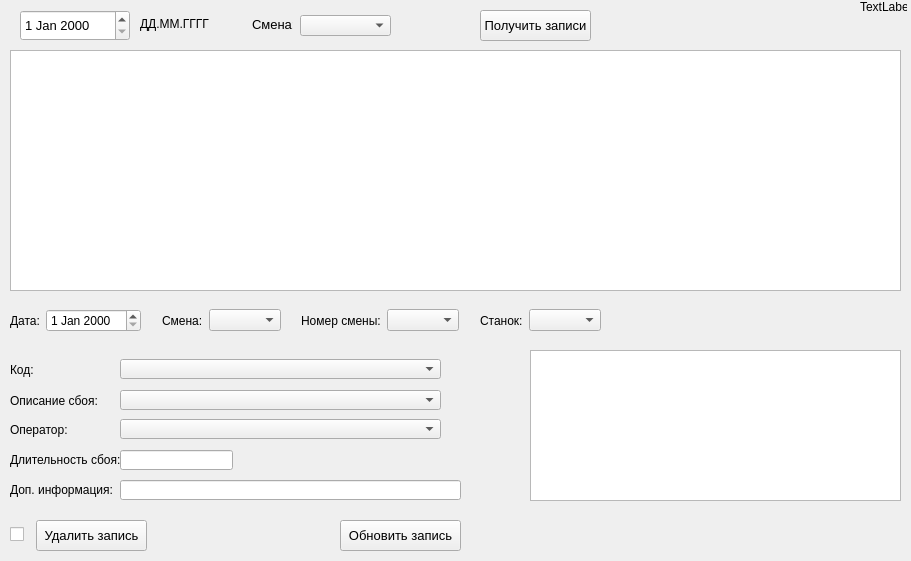
<?xml version="1.0" encoding="UTF-8"?>
<ui version="4.0">
 <class>MainWindow</class>
 <widget class="QMainWindow" name="MainWindow">
  <property name="geometry">
   <rect>
    <x>0</x>
    <y>0</y>
    <width>911</width>
    <height>561</height>
   </rect>
  </property>
  <property name="sizePolicy">
   <sizepolicy hsizetype="Fixed" vsizetype="Fixed">
    <horstretch>0</horstretch>
    <verstretch>0</verstretch>
   </sizepolicy>
  </property>
  <property name="windowTitle">
   <string>MainWindow</string>
  </property>
  <widget class="QWidget" name="centralwidget">
   <widget class="QDateEdit" name="dateEdit_Selector">
    <property name="geometry">
     <rect>
      <x>20</x>
      <y>10</y>
      <width>110</width>
      <height>31</height>
     </rect>
    </property>
    <property name="font">
     <font>
      <pointsize>10</pointsize>
     </font>
    </property>
   </widget>
   <widget class="QPushButton" name="pushButton_Get_Records">
    <property name="geometry">
     <rect>
      <x>480</x>
      <y>10</y>
      <width>111</width>
      <height>31</height>
     </rect>
    </property>
    <property name="font">
     <font>
      <pointsize>10</pointsize>
     </font>
    </property>
    <property name="text">
     <string>Получить записи</string>
    </property>
   </widget>
   <widget class="QWidget" name="horizontalLayoutWidget">
    <property name="geometry">
     <rect>
      <x>10</x>
      <y>300</y>
      <width>591</width>
      <height>41</height>
     </rect>
    </property>
    <layout class="QHBoxLayout" name="horizontalLayout">
     <item>
      <widget class="QLabel" name="label">
       <property name="text">
        <string>Дата:</string>
       </property>
      </widget>
     </item>
     <item>
      <widget class="QDateEdit" name="dateEdit_Date"/>
     </item>
     <item>
      <spacer name="horizontalSpacer_2">
       <property name="orientation">
        <enum>Qt::Horizontal</enum>
       </property>
       <property name="sizeHint" stdset="0">
        <size>
         <width>40</width>
         <height>20</height>
        </size>
       </property>
      </spacer>
     </item>
     <item>
      <widget class="QLabel" name="label_2">
       <property name="text">
        <string>Смена:</string>
       </property>
      </widget>
     </item>
     <item>
      <widget class="QComboBox" name="comboBox_Shift"/>
     </item>
     <item>
      <spacer name="horizontalSpacer_4">
       <property name="orientation">
        <enum>Qt::Horizontal</enum>
       </property>
       <property name="sizeHint" stdset="0">
        <size>
         <width>40</width>
         <height>20</height>
        </size>
       </property>
      </spacer>
     </item>
     <item>
      <widget class="QLabel" name="label_3">
       <property name="text">
        <string>Номер смены:</string>
       </property>
      </widget>
     </item>
     <item>
      <widget class="QComboBox" name="comboBox_Shift_Number"/>
     </item>
     <item>
      <spacer name="horizontalSpacer">
       <property name="orientation">
        <enum>Qt::Horizontal</enum>
       </property>
       <property name="sizeHint" stdset="0">
        <size>
         <width>40</width>
         <height>20</height>
        </size>
       </property>
      </spacer>
     </item>
     <item>
      <widget class="QLabel" name="label_4">
       <property name="text">
        <string>Станок:</string>
       </property>
      </widget>
     </item>
     <item>
      <widget class="QComboBox" name="comboBox_TBM_number"/>
     </item>
    </layout>
   </widget>
   <widget class="QComboBox" name="comboBox_Fault_Code">
    <property name="geometry">
     <rect>
      <x>120</x>
      <y>359</y>
      <width>321</width>
      <height>20</height>
     </rect>
    </property>
   </widget>
   <widget class="QLabel" name="label_5">
    <property name="geometry">
     <rect>
      <x>10</x>
      <y>350</y>
      <width>31</width>
      <height>39</height>
     </rect>
    </property>
    <property name="text">
     <string>Код:</string>
    </property>
   </widget>
   <widget class="QLabel" name="label_6">
    <property name="geometry">
     <rect>
      <x>10</x>
      <y>381</y>
      <width>91</width>
      <height>39</height>
     </rect>
    </property>
    <property name="text">
     <string>Описание сбоя:</string>
    </property>
   </widget>
   <widget class="QComboBox" name="comboBox_Fault_Description">
    <property name="geometry">
     <rect>
      <x>120</x>
      <y>390</y>
      <width>321</width>
      <height>20</height>
     </rect>
    </property>
   </widget>
   <widget class="QComboBox" name="comboBox_Operator">
    <property name="geometry">
     <rect>
      <x>120</x>
      <y>419</y>
      <width>321</width>
      <height>20</height>
     </rect>
    </property>
   </widget>
   <widget class="QLabel" name="label_7">
    <property name="geometry">
     <rect>
      <x>10</x>
      <y>410</y>
      <width>91</width>
      <height>39</height>
     </rect>
    </property>
    <property name="text">
     <string>Оператор:</string>
    </property>
   </widget>
   <widget class="QLabel" name="label_8">
    <property name="geometry">
     <rect>
      <x>10</x>
      <y>440</y>
      <width>111</width>
      <height>39</height>
     </rect>
    </property>
    <property name="text">
     <string>Длительность сбоя:</string>
    </property>
   </widget>
   <widget class="QLineEdit" name="lineEdit_Fault_Delay">
    <property name="geometry">
     <rect>
      <x>120</x>
      <y>450</y>
      <width>113</width>
      <height>20</height>
     </rect>
    </property>
   </widget>
   <widget class="QLabel" name="label_9">
    <property name="geometry">
     <rect>
      <x>10</x>
      <y>470</y>
      <width>111</width>
      <height>39</height>
     </rect>
    </property>
    <property name="text">
     <string>Доп. информация:</string>
    </property>
   </widget>
   <widget class="QLineEdit" name="lineEdit_Additional_Info">
    <property name="geometry">
     <rect>
      <x>120</x>
      <y>480</y>
      <width>341</width>
      <height>20</height>
     </rect>
    </property>
   </widget>
   <widget class="QPushButton" name="pushButton_Update_Record">
    <property name="geometry">
     <rect>
      <x>340</x>
      <y>520</y>
      <width>121</width>
      <height>31</height>
     </rect>
    </property>
    <property name="font">
     <font>
      <pointsize>10</pointsize>
     </font>
    </property>
    <property name="text">
     <string>Обновить запись</string>
    </property>
   </widget>
   <widget class="QPushButton" name="pushButton_Delete_Record">
    <property name="geometry">
     <rect>
      <x>36</x>
      <y>520</y>
      <width>111</width>
      <height>31</height>
     </rect>
    </property>
    <property name="font">
     <font>
      <pointsize>10</pointsize>
     </font>
    </property>
    <property name="text">
     <string>Удалить запись</string>
    </property>
   </widget>
   <widget class="QCheckBox" name="checkBox_Confirm_Delete">
    <property name="geometry">
     <rect>
      <x>10</x>
      <y>526</y>
      <width>21</width>
      <height>17</height>
     </rect>
    </property>
    <property name="text">
     <string/>
    </property>
   </widget>
   <widget class="QPlainTextEdit" name="plainTextEdit_Errors_Message">
    <property name="enabled">
     <bool>true</bool>
    </property>
    <property name="geometry">
     <rect>
      <x>530</x>
      <y>350</y>
      <width>371</width>
      <height>151</height>
     </rect>
    </property>
   </widget>
   <widget class="QTableWidget" name="tableWidget_Records">
    <property name="geometry">
     <rect>
      <x>10</x>
      <y>50</y>
      <width>891</width>
      <height>241</height>
     </rect>
    </property>
   </widget>
   <widget class="QLabel" name="label_10">
    <property name="geometry">
     <rect>
      <x>140</x>
      <y>16</y>
      <width>81</width>
      <height>16</height>
     </rect>
    </property>
    <property name="text">
     <string>ДД.ММ.ГГГГ</string>
    </property>
   </widget>
   <widget class="QLabel" name="label_11">
    <property name="geometry">
     <rect>
      <x>252</x>
      <y>5</y>
      <width>41</width>
      <height>39</height>
     </rect>
    </property>
    <property name="font">
     <font>
      <pointsize>10</pointsize>
     </font>
    </property>
    <property name="text">
     <string>Смена:</string>
    </property>
   </widget>
   <widget class="QComboBox" name="comboBox_Shift_for_Query">
    <property name="geometry">
     <rect>
      <x>300</x>
      <y>15</y>
      <width>91</width>
      <height>21</height>
     </rect>
    </property>
    <property name="font">
     <font>
      <pointsize>10</pointsize>
     </font>
    </property>
   </widget>
   <widget class="QLabel" name="label_version">
    <property name="geometry">
     <rect>
      <x>860</x>
      <y>0</y>
      <width>47</width>
      <height>13</height>
     </rect>
    </property>
    <property name="text">
     <string>TextLabel</string>
    </property>
   </widget>
  </widget>
 </widget>
 <resources/>
 <connections/>
</ui>
